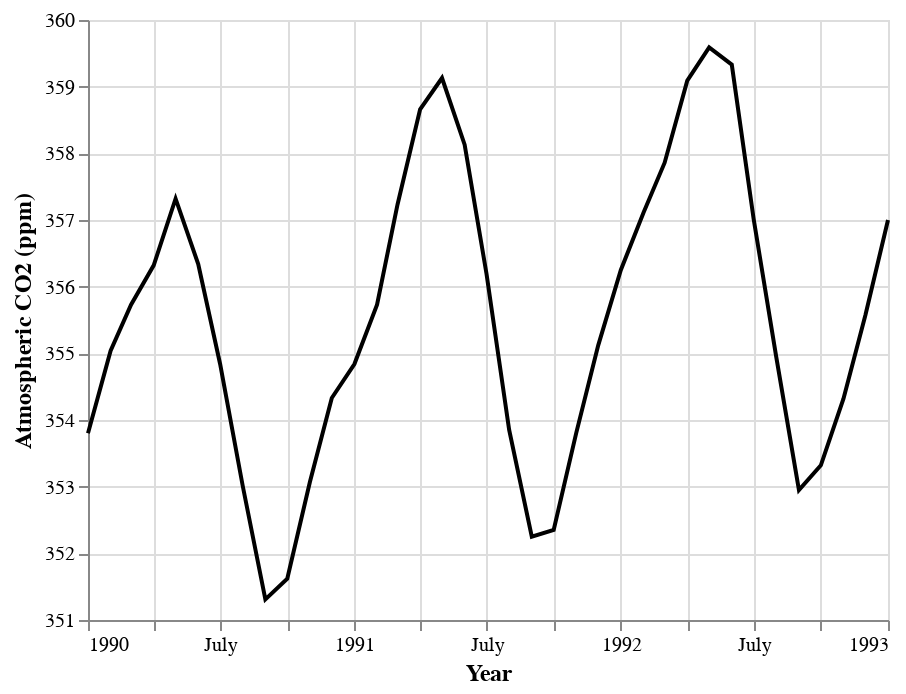

This figure's notebook cell:
### Markdown cell above
:::{glue:figure} co2_line2 
:figwidth: 700px 
:name: co2_line2

Line plot of atmospheric concentration of CO$_{2}$ over time with clearer axes and labels.
:::

> **Note:** The `theme` function is quite complex and has many arguments 
> that can be specified to control many non-data aspects of a visualization.
> An in-depth discussion of the `theme` function is beyond the scope of this book.
> Interested readers may consult the `theme` function documentation;
> see the additional resources section at the end of this chapter.

Finally, let's see if we can better understand the oscillation by changing the
visualization slightly. Note that it is totally fine to use a small number of
visualizations to answer different aspects of the question you are trying to
answer. We will accomplish this by using *scales*, \index{ggplot!scales}
another important feature of `ggplot2` that easily transforms the different
variables and set limits.  We scale the horizontal axis using the `xlim` function,
and the vertical axis with the `ylim` function.
In particular, here, we will use the `xlim` function to zoom in 
on just five years of data (say, 1990-1994).
`xlim` takes a vector of length two 
to specify the upper and lower bounds to limit the axis. 
We can create that using the `c` function.
Note that it is important that the vector given to `xlim` must be of the same
type as the data that is mapped to that axis. 
Here, we have mapped a date to the x-axis, 
and so we need to use the `date` function 
(from the `tidyverse` [`lubridate` R package](https://lubridate.tidyverse.org/) [@lubridate; @lubridatepaper]) 
to convert the character strings we provide to `c` to `date` vectors.

> **Note:** `lubridate` is a package that is installed by the `tidyverse` metapackage,
> but is not loaded by it. 
> Hence we need to load it separately in the code below.

### Code cell
co2_dates = co2_df.loc[(co2_df.date_measured >= '1990-01-01') &  (co2_df.date_measured <= '1993-01-01')]

co2_line = alt.Chart(co2_dates).mark_line(color='black').encode(
    x = alt.X("date_measured:T",title = "Year"),
    y = alt.Y("ppm", scale=alt.Scale(zero=False), title = "Atmospheric CO2 (ppm)")).configure_axis(
    titleFontSize=12)

co2_line

### Figure 1 — Vega-Lite specification as saved in the notebook (floating-point values rounded to 4 significant figures)
{"config": {"view": {"continuousWidth": 400, "continuousHeight": 300}, "axis": {"titleFontSize": 12}}, "data": {"name": "data-f45e55a1afbf2ebd33628debecc2788a"}, "mark": {"type": "line", "color": "black"}, "encoding": {"x": {"field": "date_measured", "title": "Year", "type": "temporal"}, "y": {"field": "ppm", "scale": {"zero": false}, "title": "Atmospheric CO2 (ppm)", "type": "quantitative"}}, "$schema": "https://vega.github.io/schema/vega-lite/v4.17.0.json", "datasets": {"data-f45e55a1afbf2ebd33628debecc2788a": [{"date_measured": "1990-01-01T00:00:00", "ppm": 353.8}, {"date_measured": "1990-02-01T00:00:00", "ppm": 355.0}, {"date_measured": "1990-03-01T00:00:00", "ppm": 355.7}, {"date_measured": "1990-04-01T00:00:00", "ppm": 356.3}, {"date_measured": "1990-05-01T00:00:00", "ppm": 357.3}, {"date_measured": "1990-06-01T00:00:00", "ppm": 356.3}, {"date_measured": "1990-07-01T00:00:00", "ppm": 354.8}, {"date_measured": "1990-08-01T00:00:00", "ppm": 353.0}, {"date_measured": "1990-09-01T00:00:00", "ppm": 351.3}, {"date_measured": "1990-10-01T00:00:00", "ppm": 351.6}, {"date_measured": "1990-11-01T00:00:00", "ppm": 353.1}, {"date_measured": "1990-12-01T00:00:00", "ppm": 354.3}, {"date_measured": "1991-01-01T00:00:00", "ppm": 354.8}, {"date_measured": "1991-02-01T00:00:00", "ppm": 355.7}, {"date_measured": "1991-03-01T00:00:00", "ppm": 357.2}, {"date_measured": "1991-04-01T00:00:00", "ppm": 358.7}, {"date_measured": "1991-05-01T00:00:00", "ppm": 359.1}, {"date_measured": "1991-06-01T00:00:00", "ppm": 358.1}, {"date_measured": "1991-07-01T00:00:00", "ppm": 356.2}, {"date_measured": "1991-08-01T00:00:00", "ppm": 353.9}, {"date_measured": "1991-09-01T00:00:00", "ppm": 352.2}, {"date_measured": "1991-10-01T00:00:00", "ppm": 352.4}, {"date_measured": "1991-11-01T00:00:00", "ppm": 353.8}, {"date_measured": "1991-12-01T00:00:00", "ppm": 355.1}, {"date_measured": "1992-01-01T00:00:00", "ppm": 356.2}, {"date_measured": "1992-02-01T00:00:00", "ppm": 357.1}, {"date_measured": "1992-03-01T00:00:00", "ppm": 357.9}, {"date_measured": "1992-04-01T00:00:00", "ppm": 359.1}, {"date_measured": "1992-05-01T00:00:00", "ppm": 359.6}, {"date_measured": "1992-06-01T00:00:00", "ppm": 359.3}, {"date_measured": "1992-07-01T00:00:00", "ppm": 357.0}, {"date_measured": "1992-08-01T00:00:00", "ppm": 354.9}, {"date_measured": "1992-09-01T00:00:00", "ppm": 352.9}, {"date_measured": "1992-10-01T00:00:00", "ppm": 353.3}, {"date_measured": "1992-11-01T00:00:00", "ppm": 354.3}, {"date_measured": "1992-12-01T00:00:00", "ppm": 355.6}, {"date_measured": "1993-01-01T00:00:00", "ppm": 357.0}]}}
